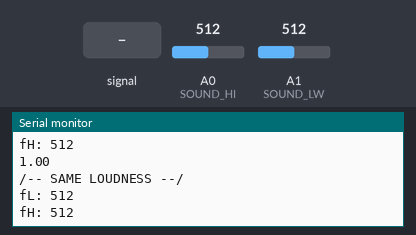
The sketch below on a simulated Arduino Uno, built with avr-gcc and run on an emulated ATmega328P. Shown: the last lines printed to the serial monitor. Inputs (shaded band) come from the test bench; at power-on: A0 (SOUND_HI) = 512, A1 (SOUND_LW) = 512.

Above: at 1.8 s.
1.9 s: A1 (SOUND_LW) fed a 200 Hz sine of ±460 counts around its level
5.5 s: A0 (SOUND_HI) set to 0
At 6.8 s:
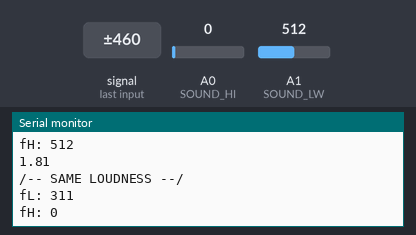
9.5 s: A1 (SOUND_LW) set to 716
At 10.4 s:
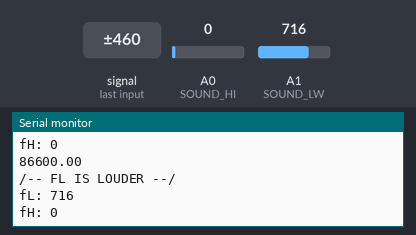
11.0 s: A1 (SOUND_LW) fed a 1000 Hz sine of ±255 counts around its level
12.5 s: A0 (SOUND_HI) set to 110
At 13.8 s:
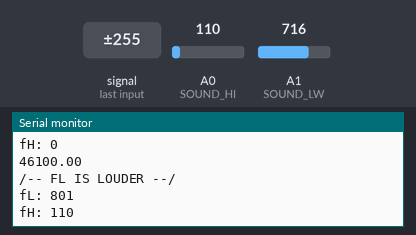
14.0 s: A0 (SOUND_HI) fed a 200 Hz sine of ±81 counts around its level
At 14.7 s:
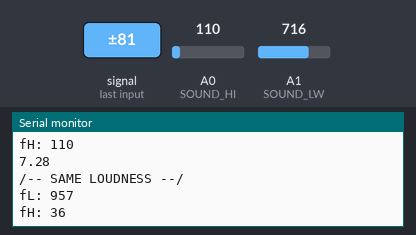
Timing chart, 0 to 16.5 s (numbered marks = the images above; inputs shaded):
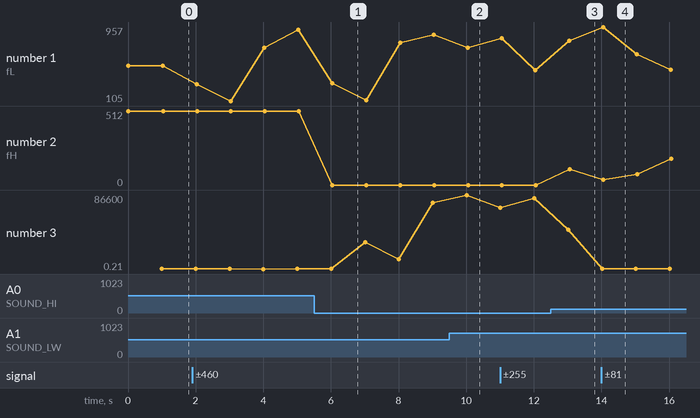

The sketch:

snd_sensor.ino
```cpp
#define SOUND_LW A1 // A0 && A1 are the pins associated with the microphone
#define SOUND_HI A0 // if not A0 and A1, just use a different pin

void setup() {
  Serial.begin(9600);
  pinMode(SOUND_LW, INPUT);
  pinMode(SOUND_HI, INPUT);
}

void loop() {
  soundSense();
}

/**
 * SOUND CHALLENGE SOLVER
 */
void soundSense() {
  int fL = analogRead(SOUND_LW);
  int fH = analogRead(SOUND_HI);
  Serial.print("fL: ");
  Serial.println(fL);
  Serial.print("fH: ");
  Serial.println(fH);
  delay(1000);

  float r = (float) fL / ((float) fH + 0.01);
  Serial.println(r);
  if (r > 100)             // {300Hz > 3kHz)
    Serial.println("/-- FL IS LOUDER --/");
  else if (r < 0.5)             // {3kHz > 300Hz}
    Serial.println("/-- FH IS LOUDER --/");
  else if (r > 0.5 && r < 100) // {3kHz same as 300Hz}
    Serial.println("/-- SAME LOUDNESS --/");
}
```

Measured:
- after the input at 5.5 s, the serial monitor: prints a new line after 0.55 s (image 1)
- after the input at 9.5 s, the serial monitor: prints a new line after 0.55 s (image 2)
- after the input at 12.5 s, the serial monitor: prints a new line after 0.56 s (image 3)
- after the input at 14.0 s, the serial monitor: prints a new line after 0.06 s (image 4)
- plotted number 1: 512 → 926 after the input at 1.9 s, 926 → 866 after the input at 5.5 s, 866 → 716 after the input at 9.5 s, 716 → 461 after the input at 11.0 s, 801 → 462 after the input at 14.0 s
- plotted number 2: 512 → 0 after the input at 5.5 s, 0 → 110 after the input at 12.5 s, 110 → 181 after the input at 14.0 s
- plotted number 3: 1 → 1.4 after the input at 1.9 s, 1.4 → 77600 after the input at 5.5 s, 86600 → 82900 after the input at 11.0 s, 46100 → 8.5 after the input at 14.0 s
